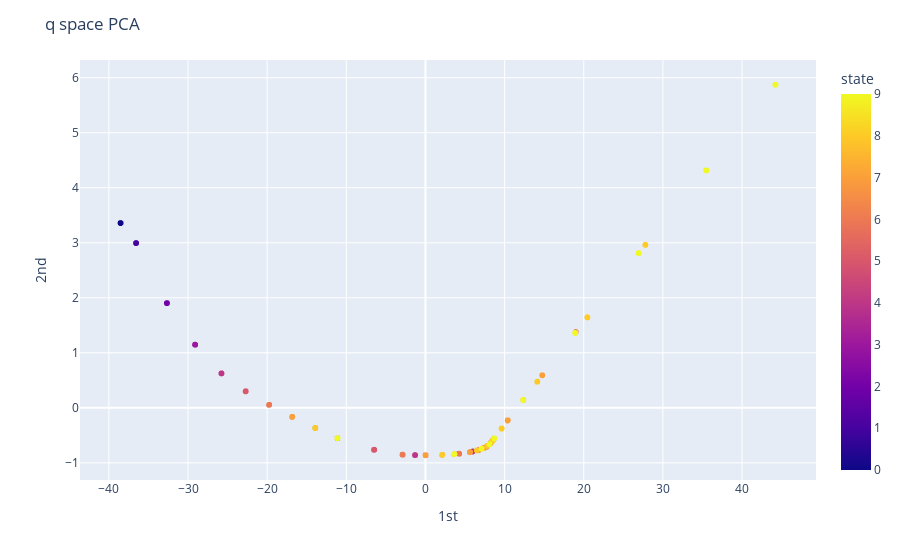

Notebook cell for this chart:
### Markdown cell above
### q space

### Code cell
pca = PCA(n_components=2)
Cs,Ns = latent(model,X)
pca_N = pca.fit_transform(Ns.reshape(-1,q))
df = pd.DataFrame(pca_N, columns = ['1st','2nd'])
tem = pd.DataFrame(X_nuisances.reshape(-1,1),columns=['nuisance'])
df = pd.concat([df,tem],axis=1)

tem = pd.DataFrame(np.repeat(X_states,nt,axis=0),columns=['state'])
df = pd.concat([df,tem],axis=1)

df.sort_values('state',inplace=True)

fig = px.scatter(df, x='1st', y='2nd', color='state', text="nuisance")
fig.update_layout(title_text='q space PCA')
fig.update_traces(textposition='top center')
fig.show()

### Figure 1 — Plotly figure (JSON) as saved in the notebook; plotly's stock layout.template omitted (floating-point values rounded to 4 significant figures; data arrays with more than 128 entries replaced by an {"elided": "..."} marker saying what was removed)
{"data": [{"hovertemplate": "1st=%{x}<br>2nd=%{y}<br>nuisance=%{text}<br>state=%{marker.color}<extra></extra>", "legendgroup": "", "marker": {"color": {"elided": "2000 int values"}, "coloraxis": "coloraxis", "symbol": "circle"}, "mode": "markers+text", "name": "", "showlegend": false, "text": {"elided": "2000 int values"}, "textposition": "top center", "type": "scattergl", "x": {"elided": "2000 float values"}, "xaxis": "x", "y": {"elided": "2000 float values"}, "yaxis": "y"}], "layout": {"autosize": true, "coloraxis": {"colorbar": {"title": {"text": "state"}}, "colorscale": [[0, "#0d0887"], [0.1111, "#46039f"], [0.2222, "#7201a8"], [0.3333, "#9c179e"], [0.4444, "#bd3786"], [0.5556, "#d8576b"], [0.6667, "#ed7953"], [0.7778, "#fb9f3a"], [0.8889, "#fdca26"], [1, "#f0f921"]]}, "legend": {"tracegroupgap": 0}, "margin": {"t": 60}, "title": {"text": "q space PCA"}, "xaxis": {"anchor": "y", "autorange": true, "domain": [0, 1], "range": [-43.77, 49.47], "title": {"text": "1st"}, "type": "linear"}, "yaxis": {"anchor": "x", "autorange": true, "domain": [0, 1], "range": [-1.383, 6.394], "title": {"text": "2nd"}, "type": "linear"}}}
